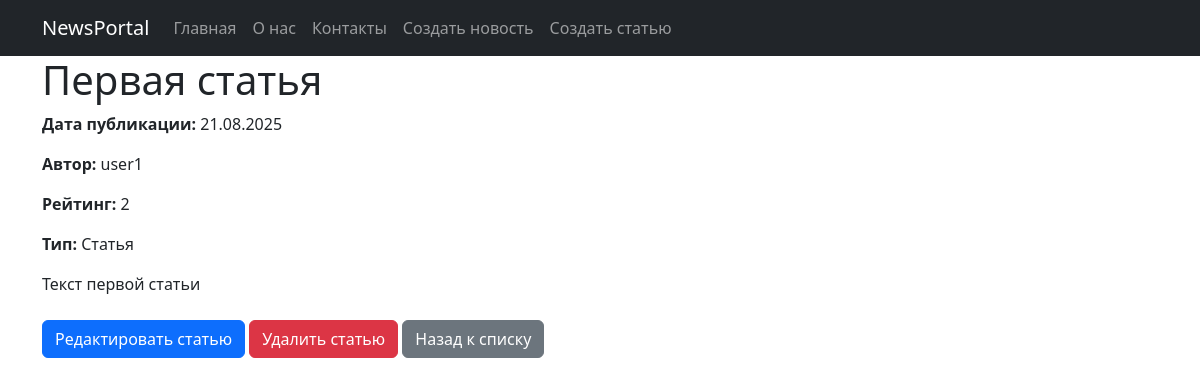
The page /news/1/ on the database its author committed.
### news/models.py (models this page shows, shortened)
class Post(models.Model):
    ARTICLE = 'AR'
    NEWS = 'NW'
    POST_TYPES = [
        (ARTICLE, 'Статья'),
        (NEWS, 'Новость')
    ]
    author = models.ForeignKey(Author, on_delete=models.CASCADE)
    post_type = models.CharField(max_length=2, choices=POST_TYPES, default=ARTICLE)
    create_at = models.DateTimeField(auto_now_add=True)
    categories = models.ManyToManyField('Category', through='PostCategory')
    title = models.CharField(max_length= 255)
    text = models.TextField()
    rating = models.IntegerField(default=0)

class Author(models.Model):
    user = models.OneToOneField(User, on_delete=models.CASCADE)
    rating = models.IntegerField(default=0)

### news/views.py (the view)
# urls.py: path('<int:pk>/', NewsDetail.as_view(), name='news_detail'),
class NewsDetail(DetailView):
    model = Post
    template_name = 'news_detail.html'
    context_object_name = 'post'

### news/templatetags/custom_filters.py (called while the page is built)
@register.filter
def censor(value):
    if not isinstance(value, str):
        return value
    words = value.split()
    censored_text = []
    for word in words:
        if word.lower() in [w.lower() for w in CENSORED_WORDS]:
            if len(word) > 1:
                censored_word = word[0] + '*' * (len(word) - 1)
            else:
                censored_word = '*'
            censored_text.append(censored_word)
        else:
            censored_text.append(word)
    return ' '.join(censored_text)

### templates/news_detail.html (shortened to what this page needs)
{% extends 'flatpages/default.html' %}
{% load custom_filters %}
{% block content %}
    <h1>{{ post.title|censor }}</h1>
    <div class="post-meta">
        <p><strong>Дата публикации:</strong> {{ post.create_at|date:"d.m.Y" }}</p>
        <p><strong>Автор:</strong> {{ post.author.user.username }}</p>
        <p><strong>Рейтинг:</strong> {{ post.rating }}</p>
        <p><strong>Тип:</strong> {{ post.get_post_type_display }}</p>
    </div>
    <div class="post-content">
        <p>{{ post.text|censor }}</p>
    </div>
<div class="mt-4">
    {% if post.post_type == 'NW' %}
        <a href="{% url 'news_edit' post.pk %}" class="btn btn-primary">Редактировать новость</a>
        <a href="{% url 'news_delete' post.pk %}" class="btn btn-danger">Удалить новость</a>
    {% else %}
        <a href="{% url 'article_edit' post.pk %}" class="btn btn-primary">Редактировать статью</a>
        <a href="{% url 'article_delete' post.pk %}" class="btn btn-danger">Удалить статью</a>
    {% endif %}
    <a href="{% url 'news_list' %}" class="btn btn-secondary">Назад к списку</a>
</div>
{% endblock content %}

### rows shown on the page
Post: title|censor "Первая статья", create_at "21.08.2025", author.user.username "user1", rating "2", post_type "Статья", text|censor "Текст первой статьи"
